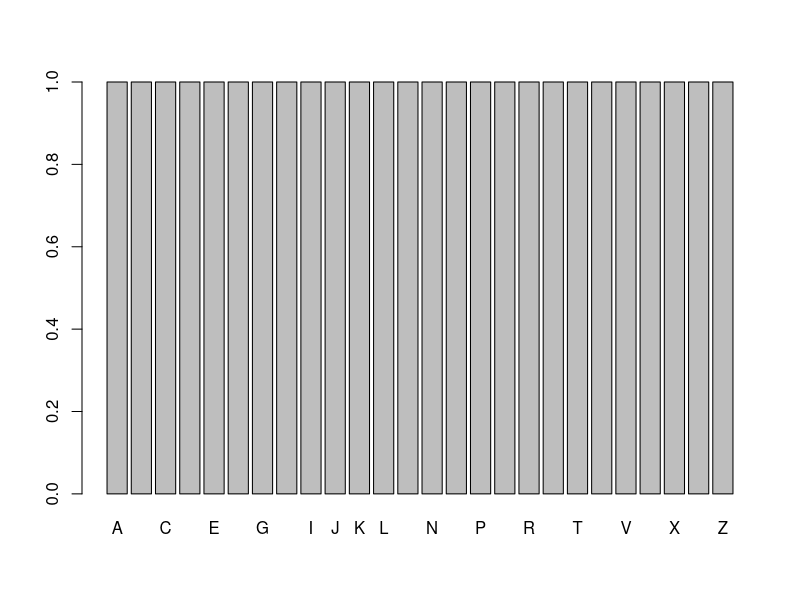

The R source for this figure:
#################################################################################################### 
##
## Project:
## Script purpose:
## Encoding: UTF-8
## Packages:
## Date:
## Author: Michelle González Amador
## Version:
## Notes v00:
##
####################################################################################################

library(tidyverse)
x <- sample(LETTERS)
barplot(table(x))
xx = 444
b <- sample(rnorm(100, mean = 0, sd = 1))
